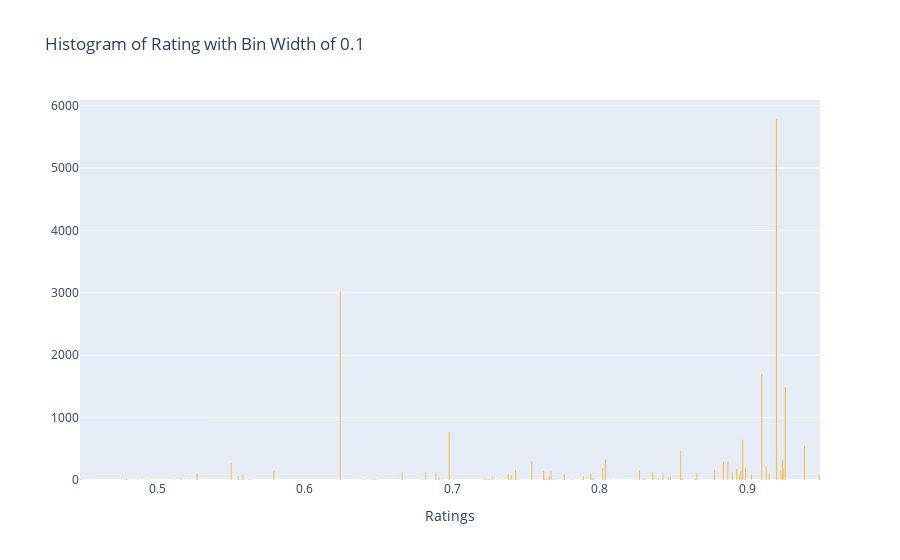

Notebook code cell kept with this figure:
### Code cell
col='city_development_index'
v=df[col].value_counts().reset_index()
v=v.rename(columns={col:'count','index':col})
v['percent']=v['count'].apply(lambda x : 100*x/sum(v['count']))
v=v.sort_values(col)
trace = go.Bar(x=v[col], y=v["count"], name="Paid",  marker=dict(color="orange"))
y=[trace]
layout={'title':"Histogram of Rating with Bin Width of 0.1",'xaxis':{'title':"Ratings"}}
fig = go.Figure(data=y, layout=layout)
iplot(fig)

### Figure 1 — Plotly figure (JSON) as saved in the notebook; plotly's stock layout.template omitted (floating-point values rounded to 4 significant figures)
{"data": [{"marker": {"color": "orange"}, "name": "Paid", "type": "bar", "x": [0.448, 0.479, 0.487, 0.493, 0.512, 0.516, 0.518, 0.527, 0.55, 0.555, 0.556, 0.558, 0.563, 0.579, 0.624, 0.625, 0.64, 0.645, 0.647, 0.649, 0.664, 0.666, 0.68, 0.682, 0.689, 0.691, 0.693, 0.698, 0.701, 0.722, 0.725, 0.727, 0.73, 0.735, 0.738, 0.739, 0.74, 0.742, 0.743, 0.745, 0.754, 0.762, 0.763, 0.764, 0.766, 0.767, 0.769, 0.775, 0.776, 0.78, 0.781, 0.788, 0.789, 0.794, 0.795, 0.796, 0.802, 0.804, 0.807, 0.824, 0.827, 0.83, 0.836, 0.84, 0.843, 0.847, 0.848, 0.855, 0.856, 0.865, 0.866, 0.878, 0.884, 0.887, 0.89, 0.893, 0.895, 0.896, 0.897, 0.898, 0.899, 0.903, 0.91, 0.913, 0.915, 0.92, 0.921, 0.923, 0.924, 0.925, 0.926, 0.939, 0.949], "y": [19, 30, 6, 14, 6, 14, 7, 106, 277, 65, 16, 85, 14, 149, 3020, 3, 14, 5, 27, 4, 2, 126, 9, 129, 120, 51, 5, 770, 9, 30, 21, 55, 7, 8, 90, 14, 77, 11, 166, 14, 303, 144, 28, 29, 57, 142, 23, 10, 97, 6, 4, 10, 61, 105, 23, 31, 195, 334, 5, 4, 156, 38, 129, 30, 108, 46, 56, 470, 36, 27, 110, 166, 295, 296, 128, 176, 97, 153, 646, 12, 198, 91, 1701, 221, 106, 5786, 12, 152, 328, 183, 1491, 549, 88]}], "layout": {"title": {"text": "Histogram of Rating with Bin Width of 0.1"}, "xaxis": {"title": {"text": "Ratings"}}}}
